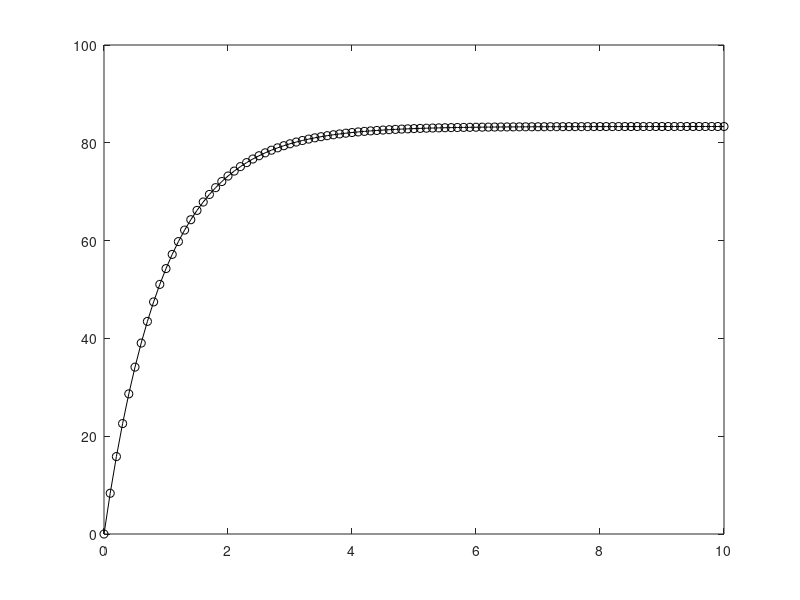

This chart was generated by the following MATLAB code:
% protein expression

alpha = 1.0; %Degradation of Y
beta = 100.0; %Hill Maximal Expression Level
K = 1; %Hill Half-Maximal Activation
n = 1; %Hill Exponent

%Create time vector
dt = 0.1;  %smaller and smaller for more data points
EndTime = 10;
time = 0:dt:EndTime;

%Find Rate of Y production given concentration of X
x = 5; %Concentration of Promotor x
fx = beta*x/(K^n+x^n); %rate of Y production

%Initialize Y concentration vector
Y = zeros(length(time),1);
Y(1) = 0.0; %set to 0 but could be changed

%Loop over time using Euler Method
for i = 2:length(time)
    Y(i) = Y(i-1) + dt*(fx-alpha*Y(i-1));
end

%Plot out expression of Y over time
plot(time,Y, '-ok');